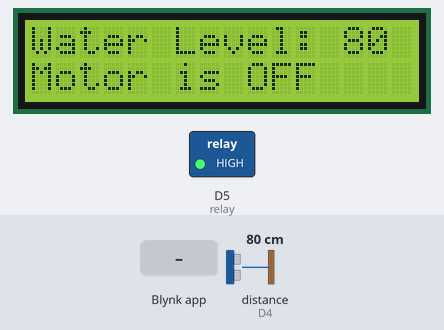
The sketch below on a simulated ESP8266 (NodeMCU). Parts: 16×2 character LCD, switched loads named in the sketch (green lamp = pin HIGH). Wiring (inferred from the names in the program): ultrasonic range finder: trigger D3; echo D4. The test bench sets the inputs (shaded band); at power-on: distance to the obstacle (sensor on D4) 80 cm. The echo pulse lasts 58.3 µs per cm; WiFi joins after 1.5 s; servers stay silent unless stated; pins used as bus, display or sensor lines are not drawn; what the sketch prints to the serial monitor is not drawn.

Above: at 3.0 s.
3.1 s: Blynk app writes 1 to V0
At 4.3 s:
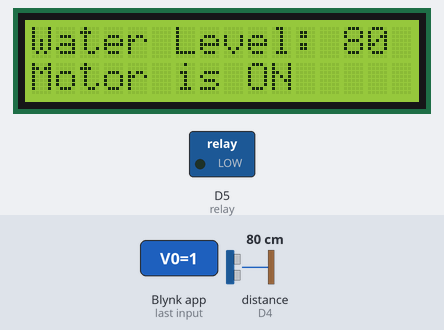
4.6 s: distance to the obstacle (sensor on D4) set to 2 cm
At 5.0 s:
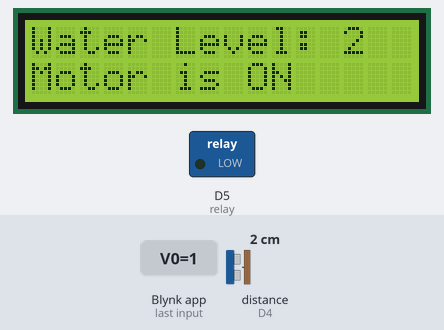
6.1 s: Blynk app writes 0 to V0
At 6.6 s:
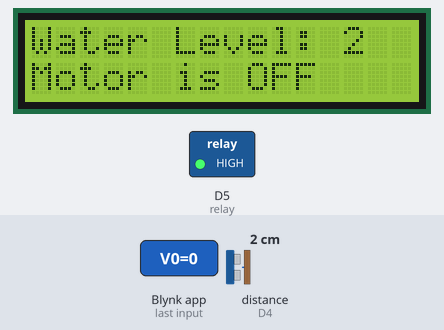
7.6 s: distance to the obstacle (sensor on D4) set to 4 cm
At 8.3 s:
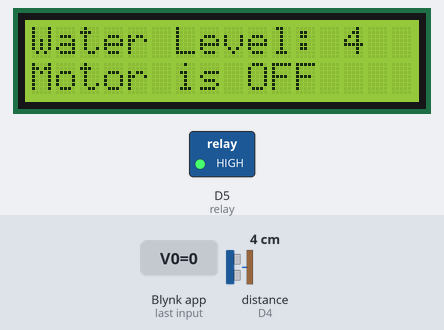
9.1 s: distance to the obstacle (sensor on D4) set to 9 cm
At 10.2 s:
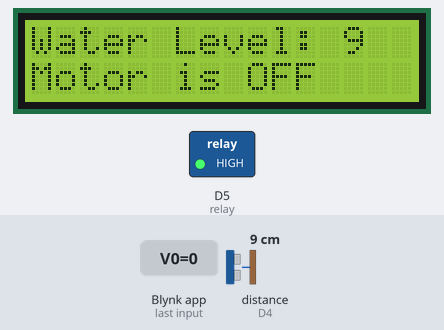
Timing chart, 0 to 11.6 s (numbered marks = the images above; inputs shaded):
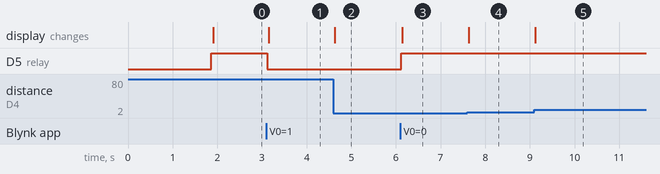

Measured:
- after the input at 3.1 s, D5 (relay): HIGH → LOW at once; the display: changes after 0.05 s (image 1)
- after the input at 4.6 s, the display: changes at once (image 2)
- after the input at 6.1 s, D5 (relay): LOW → HIGH at once; the display: changes after 0.05 s (image 3)
- after the input at 7.6 s, the display: changes at once (image 4)
- after the input at 9.1 s, the display: changes at once (image 5)

The sketch:

Smart_water_level_monitoring.ino
```cpp
#include <LiquidCrystal_I2C.h>
#include <Wire.h>
#define BLYNK_PRINT Serial
#include <ESP8266WiFi.h>
#include <BlynkSimpleEsp8266.h>
LiquidCrystal_I2C lcd(0x27, 16, 2);

char auth[] = "F1N6vaPuM9GZL4lpnJuDtoVVwNGwjgmi";  //Enter your Auth token
char ssid[] = "Rajdeep's Wifi";   //Enter your WIFI name
char pass[] = "a2b2c2d2";  //Enter your WIFI password

BlynkTimer timer;
bool pinValue = 0;

#define trig D3
#define echo D4
#define relay D5

void setup() {
  pinMode(trig, OUTPUT);
  pinMode(echo, INPUT);
  pinMode(relay, OUTPUT);
  Wire.begin(D2, D1);
  lcd.init();
  lcd.backlight();
  Serial.begin(9600);
  Blynk.begin(auth, ssid, pass);
  timer.setInterval(10L, Wlevel);
  digitalWrite(relay, HIGH);
}

BLYNK_WRITE(V0) {
  pinValue = param.asInt();
}


void loop() {
  Blynk.run();
  timer.run();
}

void Wlevel() {
  if (pinValue == 1) {
    digitalWrite(relay, LOW);
    lcd.setCursor(0, 1);
    lcd.print("Motor is ON ");
  } else if (pinValue == 0) {
    digitalWrite(relay, HIGH);
    lcd.setCursor(0, 1);
    lcd.print("Motor is OFF");
  }

  digitalWrite(trig, LOW);
  delayMicroseconds(4);
  digitalWrite(trig, HIGH);
  delayMicroseconds(10);
  digitalWrite(trig, LOW);
  long t = pulseIn(echo, HIGH);
  long cm = t / 29 / 2;

  Blynk.virtualWrite(V1, cm);
  Serial.println(cm);
  lcd.setCursor(0, 0);
  lcd.print("Water Level: ");
  lcd.print(cm);
  lcd.print("   ");
}
```
